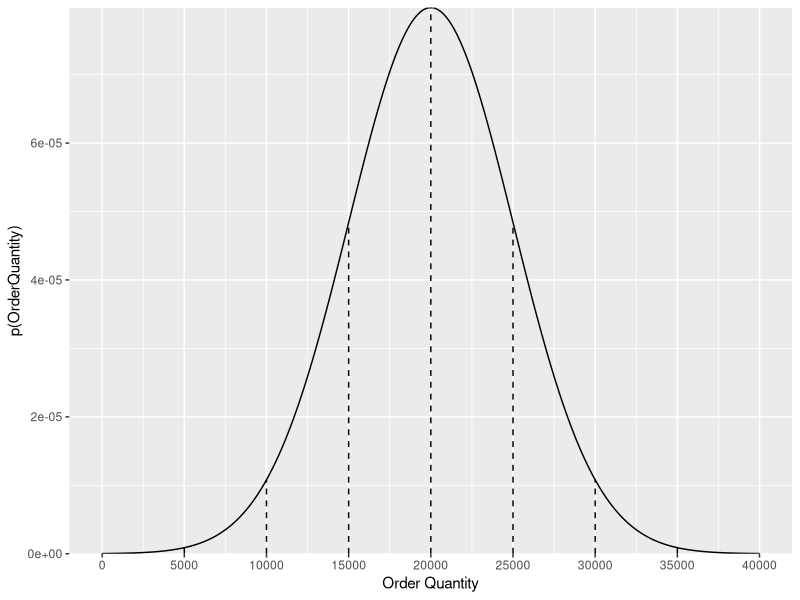

Reproduce this figure in R.
## ---- chunk 1
knitr::opts_chunk$set(echo = TRUE)
## ---- chunk 2
x.values <-seq(0,40000,1)
sd.values <-seq(0,40000,5000)
zeros9 <-rep(0,9)
## ---- chunk 3
library(ggplot2)

ggplot(data=NULL, aes(x=x.values,y=dnorm(x.values,m=20000,s=5000))) + geom_line() + labs(x="Order Quantity",
y="p(OrderQuantity)") + scale_x_continuous(breaks=sd.values,labels = sd.values) + geom_segment((aes(x=sd.values,y=zeros9,xend=sd.values,yend=dnorm(sd.values,m=20000,s=5000))), 
linetype = "dashed") +scale_y_continuous(expand = c(0,0))
## ---- chunk 4
# a
pnorm(15000, mean = 20000, sd = 5000, lower.tail=FALSE)

# b
pnorm(18000, mean = 20000, sd = 5000, lower.tail=FALSE)

# c
pnorm(24000, mean = 20000, sd = 5000, lower.tail=FALSE)

# d
pnorm(28000, mean = 20000, sd = 5000, lower.tail=FALSE)
## ---- chunk 5
order.quant <-c(15000, 18000, 24000, 28000)
worst <-(10000)
most.likely <-(20000)
best <-(30000)

# worst case
worst*24-order.quant*16 +(order.quant - worst)*5

# most likely case
ifelse(order.quant<20000, order.quant*24 - order.quant*16, most.likely*24 - order.quant*16 + (order.quant - most.likely)*5)

# best case
ifelse(order.quant<30000, order.quant*24 - order.quant*16, best*24 - order.quant*16 + (order.quant - best)*5)
## ---- chunk 6
stock.outqty <-(.53)*(5000)+20000
print(stock.outqty)
## ---- chunk 7
# worst case scenario
worst*24-stock.outqty*16 + (stock.outqty-worst)*5

# most likely case
most.likely*24-stock.outqty*16 + (stock.outqty-most.likely)*5

# best case
22650*24-stock.outqty*16
